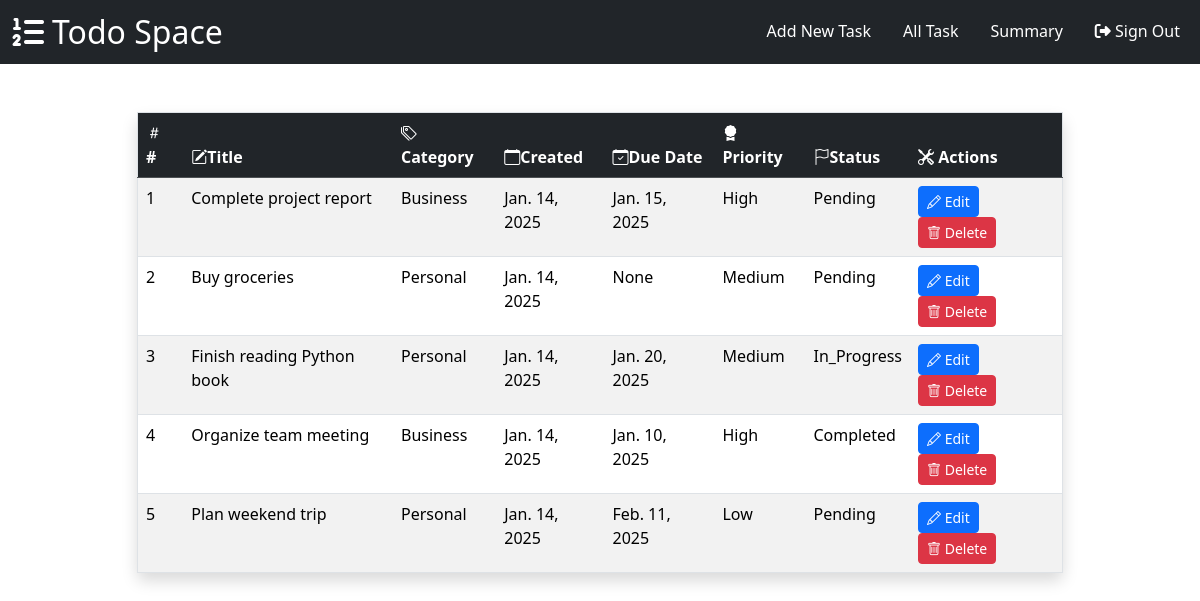
Page /todo/all/ (signed in) on the earlier database version.
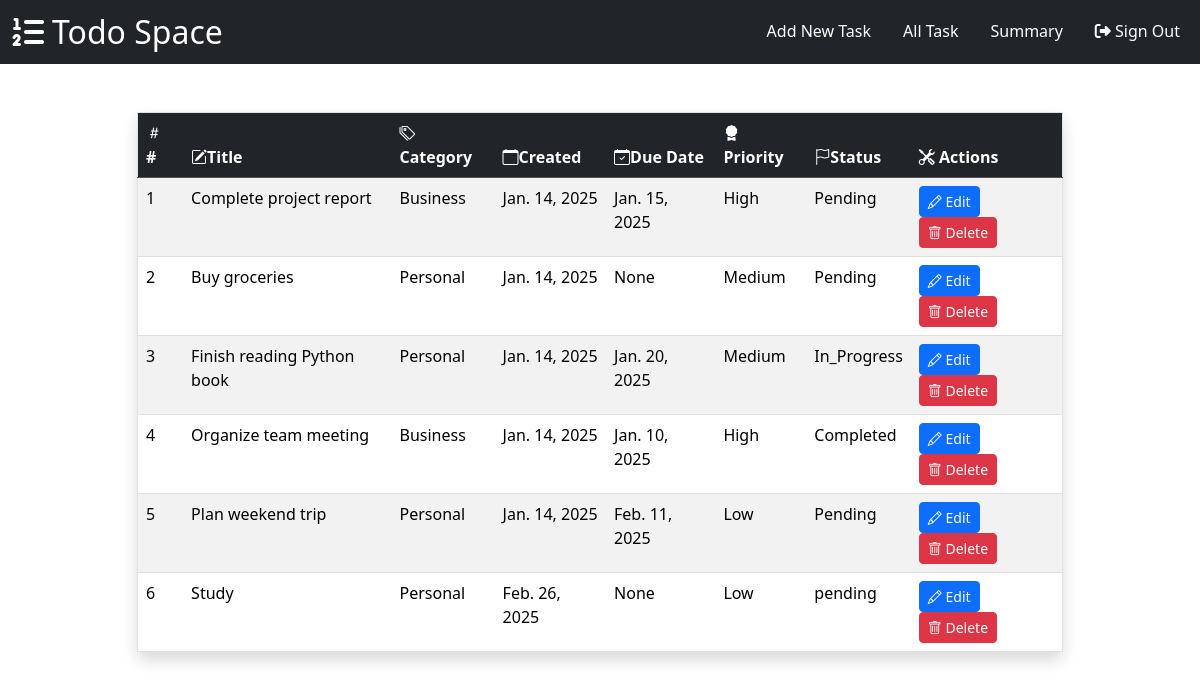
Same page on the later database version.
### myapp/models.py (models this page shows, shortened)
class Todo(models.Model):
    title = models.CharField(max_length=200)
    TODO_CATEGORIES = (
        ("Business","Business"),
        ("Personal","Personal")
    )
    category = models.CharField(max_length=200, choices=TODO_CATEGORIES, default="Personal")
    created_at = models.DateTimeField(auto_now_add=True)
    due_date = models.DateField(blank=True, null=True)
    PRIORITY_CHOICES = (
        ("Low","Low"),
        ("Medium","Medium"),
        ("High","High")
    )
    priority = models.CharField(max_length=200, choices=PRIORITY_CHOICES, default="Low")
    STATUS_CHOICES = (
        ('Pending', 'Pending'),
        ('In_Progress','In Progress'),
        ('Completed', 'Completed')
    )
    status = models.CharField(max_length=200, choices=STATUS_CHOICES, default="Pending")
    owner = models.ForeignKey(User,on_delete=models.CASCADE)

### myapp/views.py (the view)
# urls.py: path('todo/all/',views.TodoListView.as_view(),name="todo-all"),
@method_decorator(signin_required,name="dispatch")
class TodoListView(View):
    def get(self,request,*args,**kwargs):
        qs=Todo.objects.filter(owner=request.user).order_by("created_at")
        return render(request,"todo_list.html",{"data":qs})

### myapp/templates/todo_list.html (shortened to what this page needs)
{%extends 'base.html'%}
{%block main_block%}
<div class="container mt-5">
    <div class="row">
        <div class="col-1"></div>
        <div class="col-10">
            <table class="table border table-striped rounded shadow">
                <thead class="table-dark">
                        <tr>
                            <th><i class="bi bi-hash"></i> #</th>
                            <th><i class="bi bi-pencil-square"></i>Title</th>
                            <th><i class="bi bi-tags"></i>Category</th>
                            <th><i class="bi bi-calendar"></i>Created</th>
                            <th><i class="bi bi-calendar-check"></i>Due Date</th>
                            <th><i class="bi bi-award-fill"></i>Priority</th>
                            <th><i class="bi bi-flag"></i>Status</th>
                            <th><i class="bi bi-tools"></i> Actions</th>
                        </tr>
                </thead>
                {%for d in data%}
                <tr>
                    <td>{{forloop.counter}}</td>
                    <td>{{d.title}}</td>
                    <td>{{d.category}}</td>
                    <td>{{d.created_at|date}}</td>
                    <td>{{d.due_date}}</td>
                    <td>{{d.priority}}</td>
                    <td>{{d.status}}</td>
                    <td>
                        <a href="{%url 'todo-change' d.id%}" class="btn btn-primary btn-sm"><i class="bi bi-pencil"></i> Edit</a>
                        <a href="{%url 'todo-remove' d.id%}" class="btn btn-danger btn-sm"><i class="bi bi-trash"></i> Delete</a>
                    </td>
                </tr>
                {%endfor%}
            </table>
        </div>
        <div class="col-1"></div>
    </div>
</div>
{%endblock%}

### myapp/templates/base.html (shortened to what this page needs)
<!DOCTYPE html>
<html lang="en">
<head>
    <link href="https://cdn.jsdelivr.net/npm/bootstrap@5.3.3/dist/css/bootstrap.min.css" rel="stylesheet">
    <link rel="stylesheet" href="https://cdn.jsdelivr.net/npm/bootstrap-icons@1.11.3/font/bootstrap-icons.min.css">
    <link rel="stylesheet" href="https://cdnjs.cloudflare.com/ajax/libs/font-awesome/6.7.2/css/all.min.css" />
</head>
<body>
    <nav class="navbar navbar-expand-lg bg-dark">
        <div class="container-fluid">
            <i class="fa-sharp fa-solid fa-list-ol fa-2xl" style="color: #ffffff;"></i><div class="text-white fs-2 ms-2">  Todo Space</div>
          <div class="collapse navbar-collapse" id="navbarNav">
            <ul class="navbar-nav ms-auto nav-underline">
              <li class="nav-item">
                <a class="nav-link text-white" aria-current="page" href="{%url 'todo-add'%}">Add New Task</a>
              </li>
              <li class="nav-item">
                <a class="nav-link text-white" aria-current="page" href="{%url 'todo-all'%}">All Task</a>
              </li>
              <li class="nav-item">
                <a class="nav-link text-white" aria-current="page" href="{%url 'index'%}">Summary</a>
              </li>
              <li class="nav-item">
                <a class="nav-link text-white" href="{%url 'signout'%}"> <i class="fa-solid fa-right-from-bracket" style="color: #ffffff;"></i> Sign Out</a>
              </li>
            </ul>
          </div>
        </div>
      </nav>
    {%block main_block%}
    {%endblock%}
</body>
</html>

Differences in the rows shown:
added Todo: title "Study", category "Personal", created_at "Feb. 26, 2025", due_date "None", priority "Low", status "pending"
